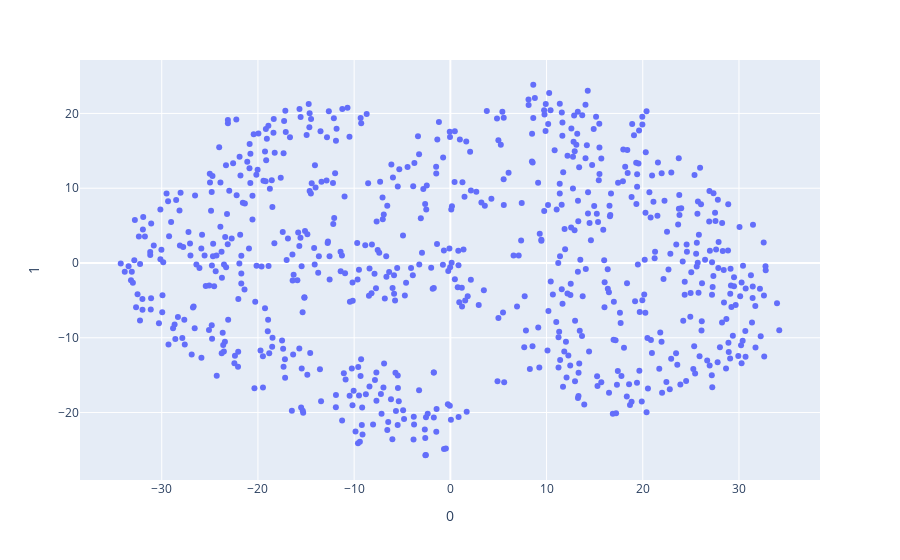

Write notebook code for a chart like this one.
### Code cell
px.scatter(tsne_onet.dropna(),x=0,y=1,
           hover_data=['Title'])

### Figure 1 — Plotly figure (JSON) as saved in the notebook; plotly's stock layout.template omitted (floating-point values rounded to 4 significant figures; data arrays with more than 128 entries replaced by an {"elided": "..."} marker saying what was removed)
{"data": [{"customdata": {"elided": "721x1 str values"}, "hovertemplate": "0=%{x}<br>1=%{y}<br>Title=%{customdata[0]}<extra></extra>", "legendgroup": "", "marker": {"color": "#636efa", "symbol": "circle"}, "mode": "markers", "name": "", "orientation": "v", "showlegend": false, "type": "scatter", "x": {"elided": "721 float values"}, "xaxis": "x", "y": {"elided": "721 float values"}, "yaxis": "y"}], "layout": {"autosize": true, "legend": {"tracegroupgap": 0}, "margin": {"t": 60}, "xaxis": {"anchor": "y", "autorange": true, "domain": [0, 1], "range": [-38.4, 38.32], "title": {"text": "0"}, "type": "linear"}, "yaxis": {"anchor": "x", "autorange": true, "domain": [0, 1], "range": [-29.55, 27.67], "title": {"text": "1"}, "type": "linear"}}}
